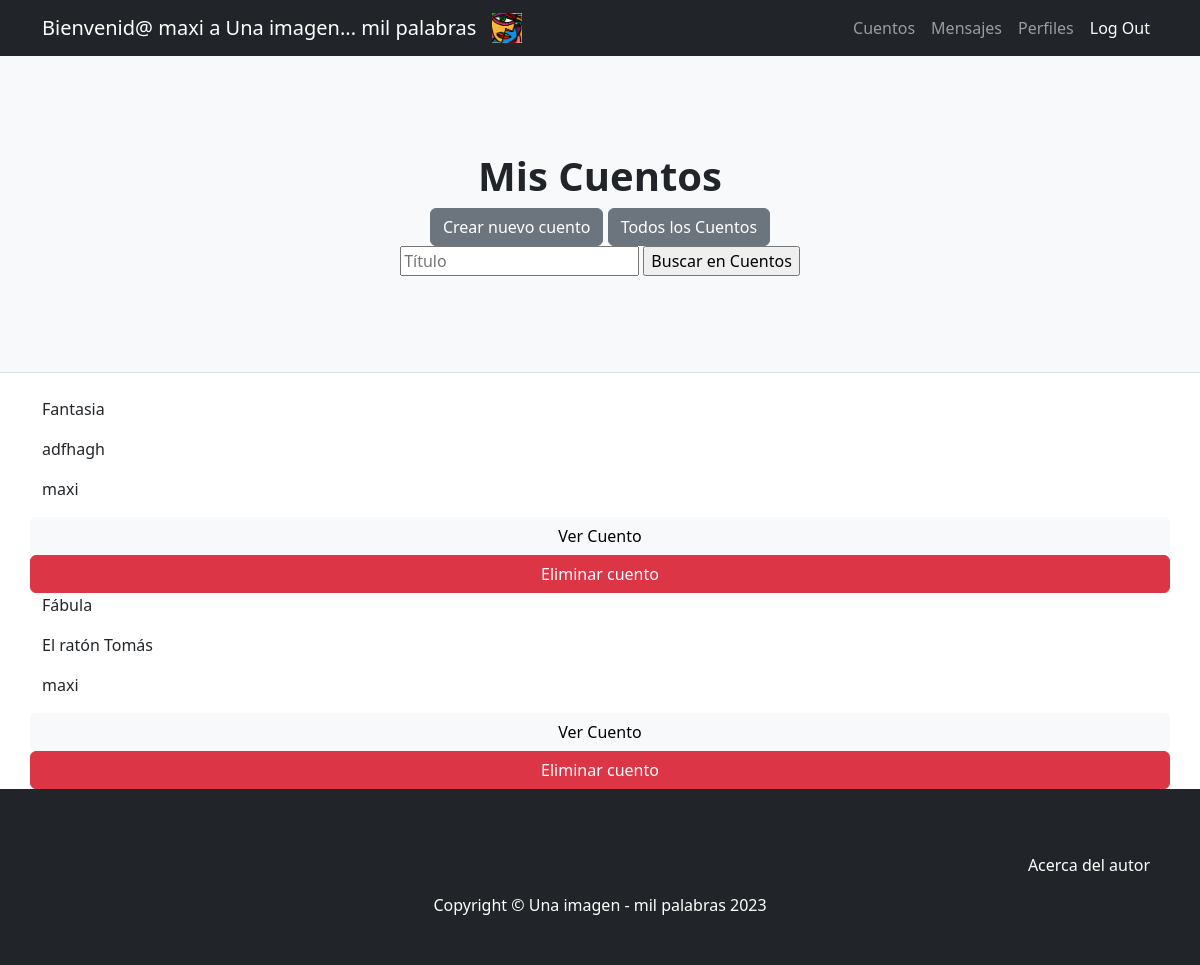
The page /AppCuentos/misCuentos/ (signed in) on the database as committed earlier.
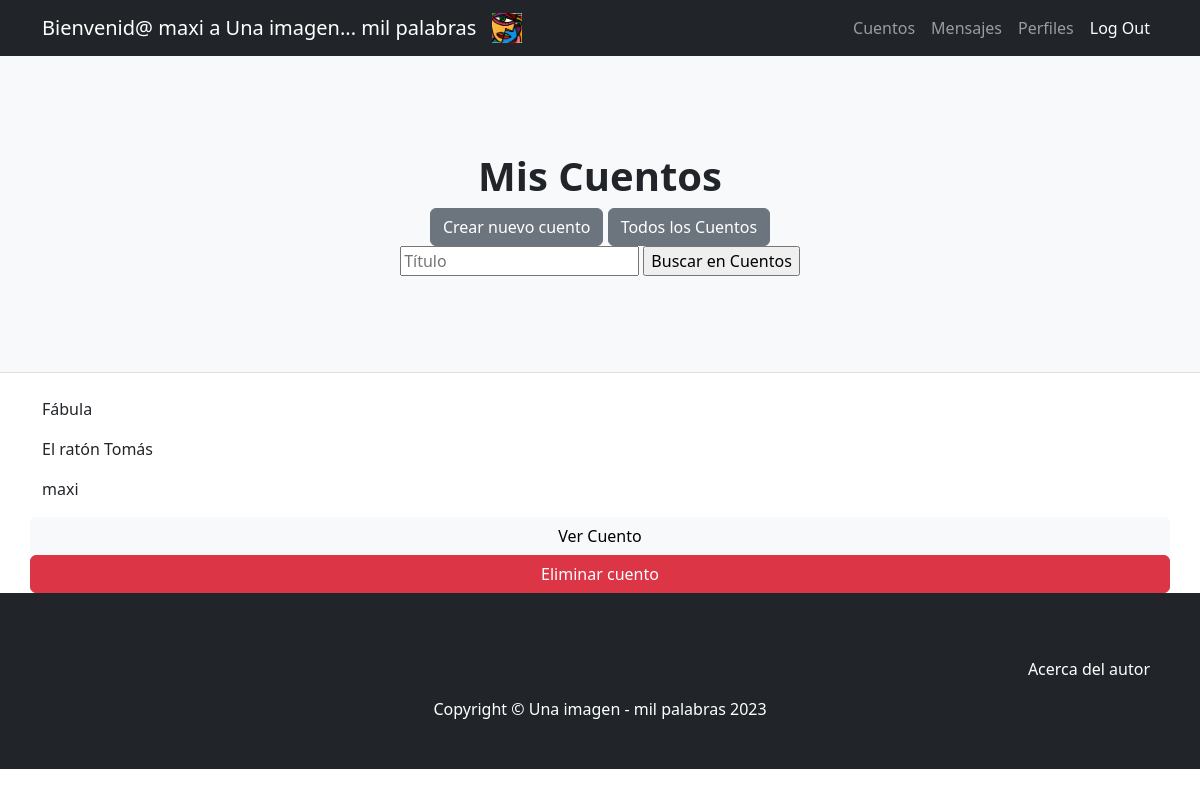
The same page on the database as committed later.
### AppCuentos/models.py (models this page shows, shortened)
class Cuento(models.Model):
    fecha=models.DateField()
    categoria=models.CharField(max_length=20)
    titulo=models.CharField(max_length=50, unique=True)
    subtitulo=models.CharField(max_length=100)
    cuerpo=models.CharField(max_length=100000)
    autor=models.ForeignKey(User, on_delete=models.CASCADE)
    foto=models.ImageField(upload_to="fotos") #Hay que ponerlo en la carpeta media como el de avatars

### AppCuentos/views.py (the view)
# urls.py: path('misCuentos/', misCuentos, name='misCuentos'),
@login_required
def misCuentos(request):
    cuentos=Cuento.objects.all()
    if len(cuentos)==0:
        mensaje="Aún no hay cuentos cargados... Inspirate y da el primer paso"
    else:
        mensaje=''
    return render(request,"AppCuentos/misCuentos.html", {'cuentos':cuentos,'mensaje':mensaje,"avatar":obtenerAvatar(request)})

### AppUsuarios/views.py (called while the page is built)
@login_required
def obtenerAvatar(request):
    avatares=Avatar.objects.filter(user=request.user.id)
    if len(avatares)!=0:
        return avatares[0].imagen.url
    else:
        return "/media/avatars/default.png"

### AppCuentos/templates/AppCuentos/misCuentos.html (shortened to what this page needs)
{% extends "AppUsuarios/padre.html" %}
{% load static %}
{% block titulo %}
<h1 class="fw-bolder">Mis Cuentos</h1>
<a class="btn btn-secondary" href="{% url 'nuevoCuento' %}">Crear nuevo cuento</a>
<a class="btn btn-secondary" href="{% url 'inicioCuentos' %}">Todos los Cuentos</a>
<form action="{% url 'buscarCuento' %}" method="GET">
    <input type="text" name="titulo" id="titulo" placeholder="Título">
    <input type="submit" value="Buscar en Cuentos">
</form>
{% endblock %}
{% block cuerpo %}
<body>
    {% for cuento in cuentos %}
    {% if cuento.autor == request.user %}
    <p>{{ cuento.categoria }}</p>
    <p>{{ cuento.titulo }}</p>
    <p>{{ cuento.autor }}</p>
    <a class="btn btn-light" href="{% url 'verCuento'  cuento.id  %}">Ver Cuento </a>
    <a class="btn btn-danger" href="{% url 'eliminarCuento'  cuento.id  %}">Eliminar cuento </a>
    {% endif %}
    {% endfor %}
</body>
{% endblock %}

Rows that differ between the two databases and show on the page:
removed Cuento: categoria "Fantasia", titulo "adfhagh", autor "maxi"
